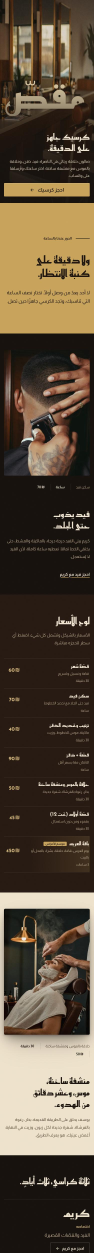
#> input picture sahl-studio/frames/barber_tall.png, 375 x 5012 px (shown at 1/4 size)
$ python -i build_reels.py   (imports and definitions only)
#> lines starting #> are read from the running program, lines starting #| are printed output that depends on the picture
"""Build showcase Reels from stitched site captures.
Usage: WEEK_JSON=weeks/w45.json OUT=out/w45 python3 build_reels.py [P08 P10 ...]
Each post needs: code, site (frames/<site>_tall.png + _header.png), chip, hook_html, sub, note; optional scroll_to."""
import json, subprocess, sys, os
from PIL import Image, ImageFilter
sys.path.insert(0, os.path.dirname(__file__))
from sfx import make_track

S = 612 / 375
OUT = os.environ.get("OUT", "out/week1")
# [2 lines not run here, left out]
SCROLL = {"barber": 3300, "dental": 3300, "restaurant": 2900}
END = {"title": "بدك موقع زي هذا لمصلحتك؟", "cta": "راسلنا عالواتساب", "small": "الرابط بأول تعليق"}


def upscale(src, dst):
#> called with src = 'frames/barber_tall.png', dst = 'out.png'
    im = Image.open(src).convert("RGB")
#> im is the input picture: PIL image 375x5012 RGB; mean R, G, B 91.3, 76.9, 59.1
    w = 612
    h = round(im.size[1] * w / im.size[0])
#> h = 8180
    im = im.resize((w, h), Image.LANCZOS).filter(ImageFilter.UnsharpMask(radius=1.4, percent=70, threshold=2))
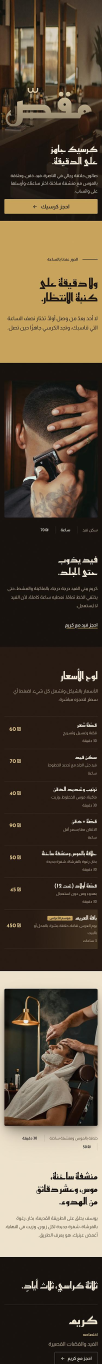
#> im: PIL image 612x8180 RGB (shown at 1/6 size); mean R, G, B 91.2, 77, 59.4
    im.save(dst, quality=93)
    return h


def build_showcase(p, seconds=15.0):
    site = p["site"]
    tall = f"{OUT}/{site}_tall_up.jpg"
    hdr = f"{OUT}/{site}_hdr_up.jpg"
    upscale(f"frames/{site}_tall.png", tall)
    upscale(f"frames/{site}_header.png", hdr)
    tall_h = Image.open(f"frames/{site}_tall.png").size[1]
    cfg = {
        "chip": p["chip"], "hook": p["hook_html"], "sub": p["sub"], "note": p["note"],
        "endTitle": END["title"], "cta": END["cta"], "endSmall": END["small"],
        "tall": tall, "header": hdr, "tallH": tall_h, "scrollTo": p.get("scroll_to", SCROLL.get(site, 3000)),
        "segments": [[1.4, 4.4, 0, 0.34], [5.0, 8.0, 0.34, 0.68], [8.6, 11.2, 0.68, 1.0]],
        "tapAt": 999, "tapX": 0, "tapY": 0, "endAt": 11.8,
    }
    tpl = open("tpl_showcase.html").read()
    html = tpl.replace("<body>", "<body>\n<script>window.__CFG__ = " + json.dumps(cfg, ensure_ascii=False) + ";</script>", 1)
    page = f"reel_{p['code']}.html"
    open(page, "w").write(html)
    wav = f"{OUT}/{p['code']}.wav"
    make_track([("pop", 0.1), ("whoosh", 1.35), ("whoosh", 4.95), ("whoosh", 8.55), ("pop", 11.85), ("click", 12.3)], seconds, wav)
    mp4 = f"{OUT}/{p['code']}.mp4"
    subprocess.run(["node", "render_video.mjs", page, mp4, str(seconds), wav], check=True)
    return mp4


# [5 lines not run here, left out]

>>> result = upscale('frames/barber_tall.png', 'out.png')
#> result = 8180
